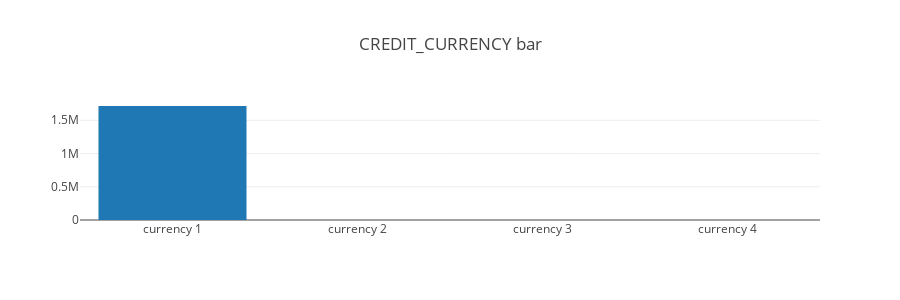

The cell this chart's notebook holds for it:
### Markdown cell above
Features likely worth removing because a single class represents > 99%

### Code cell
imbalanced_classes_remove = ["CREDIT_CURRENCY"]
# TODO explore other features
plot_categorical_feature(imbalanced_classes_remove[0])

### Figure 1 — Plotly figure (JSON) as saved in the notebook; plotly's stock layout.template omitted (floating-point values rounded to 4 significant figures)
{"data": [{"y": [1715020, 1224, 174, 10], "x": ["currency 1", "currency 2", "currency 3", "currency 4"], "type": "bar", "uid": "689f6805-eecd-41a9-ae2f-86e9182feeff"}], "layout": {"title": {"text": "CREDIT_CURRENCY bar"}, "height": 300}}
